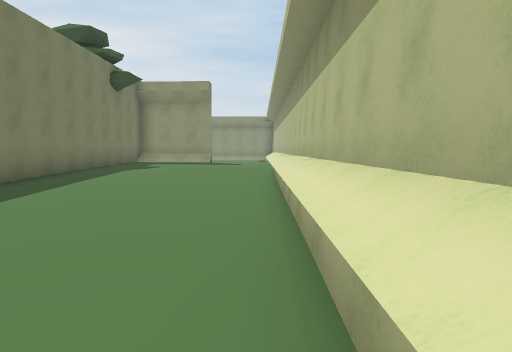
View 1 (above)

13 first-person views from a walk through a 3-D level made in the Unity game engine. The camera is 1.4 m above the floor, tilts 4° down and sees 70° across. The floor is counted in squares, 2 m on a side. Each view is taken from the middle of a square. On the plan, view 1 faces up. The plan holds only what a view shows up to about 11 squares ahead; the rest is blank. The place goes on beyond the plan. The player character is not drawn. Some animated figures are left out.

View 2
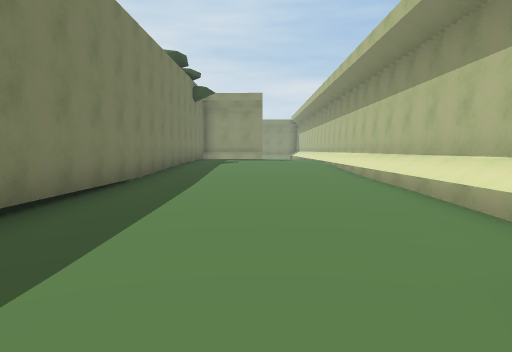

View 3
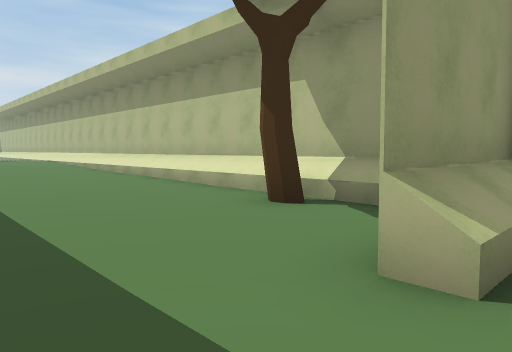

View 4
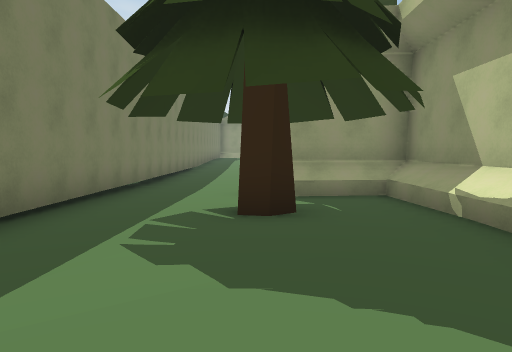

View 5
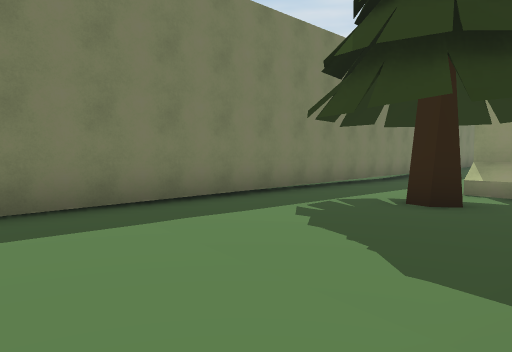

View 6
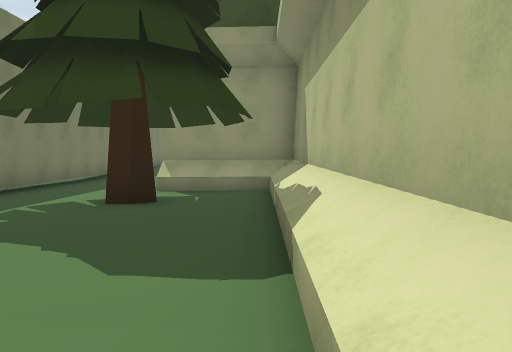

View 7
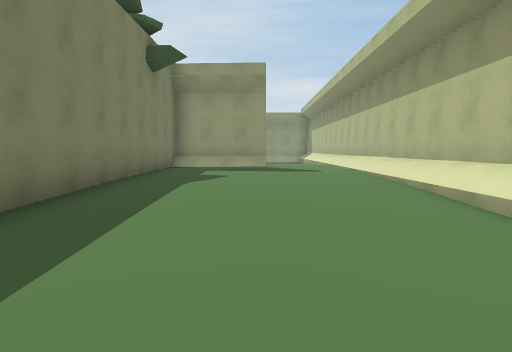

View 8
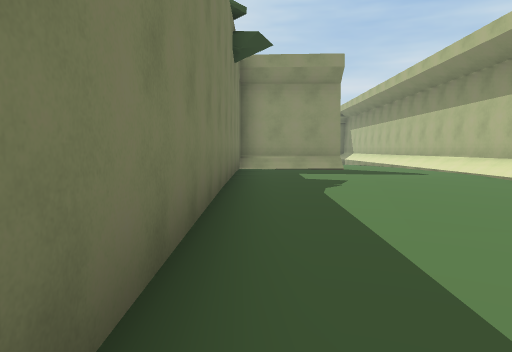

View 9
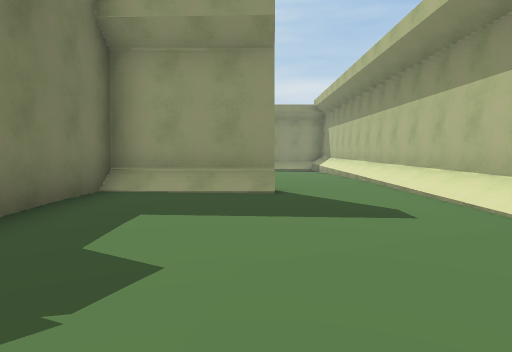

View 10
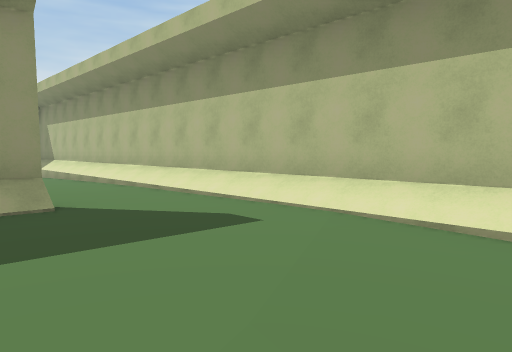

View 11
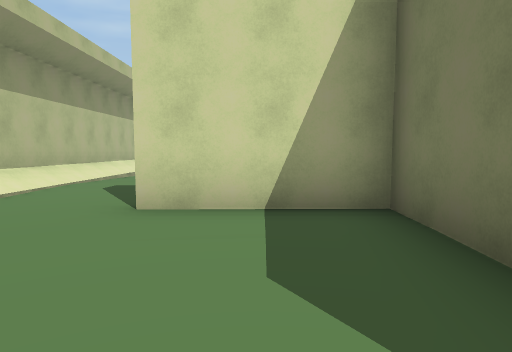

View 12
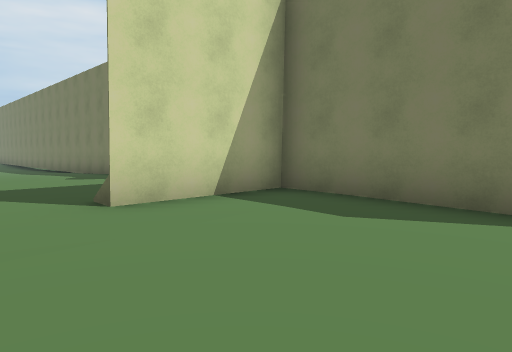

View 13
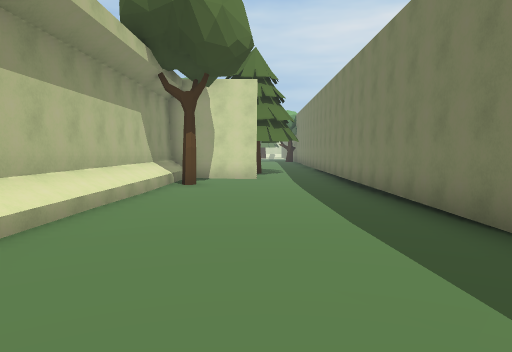

### Floor plan
Key: @ floor where view 1 was taken; # wall or solid block; . main floor; : floor 0.25 m higher than the main floor; + floor 0.5 m higher than the main floor; T tree.
Columns run from 5 left of view 1 to 1 right of it. Each row starts with its distance up from view 1.
 18   ::::#
 17  #++::#
 16  #++++#
 15  #++++#
 14 ####++#
 13  #++++#
 12  #++++#
 11  #++++#
 10  #++++#
  9  #++++#
  8 # ++::#
  7 #:::::#
  6 #:::::#
  5 #:::::#
  4 #...::#
  3 #.....#
  2 #.....#
  1 #.....#
  0 #....@#
 -1 #.....#
 -2 #....T#
 -3 #.....#
 -4 #..####
 -5 #.....#
 -6 #.....#
 -7 #..T..#
 -8 #.....#
 -9 #.....#
-10 #.....#
-11 #.:...#
-12   ::::

Positions as (right, up) in squares from view 1, and headings:
1: (0, 0), facing up
2: (-2, -3), facing up
3: (-4, -5), facing up-right
4: (-2, -11), facing up
5: (0, -12), facing up-left
6: (0, -12), facing up
7: (-2, 3), facing up
8: (-4, 4), facing up
9: (-2, 8), facing up
10: (-3, 9), facing up-right
11: (-3, 18), facing down
12: (0, 18), facing down-left
13: (-2, 8), facing down
